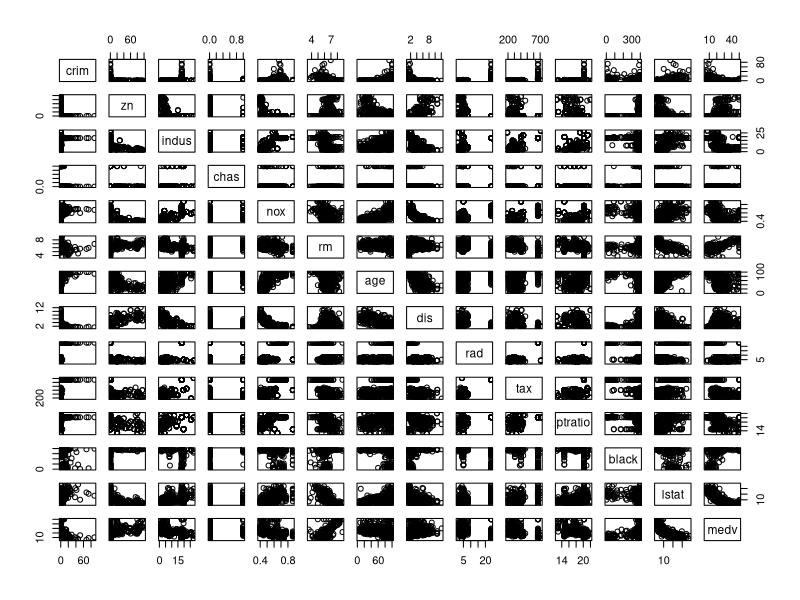
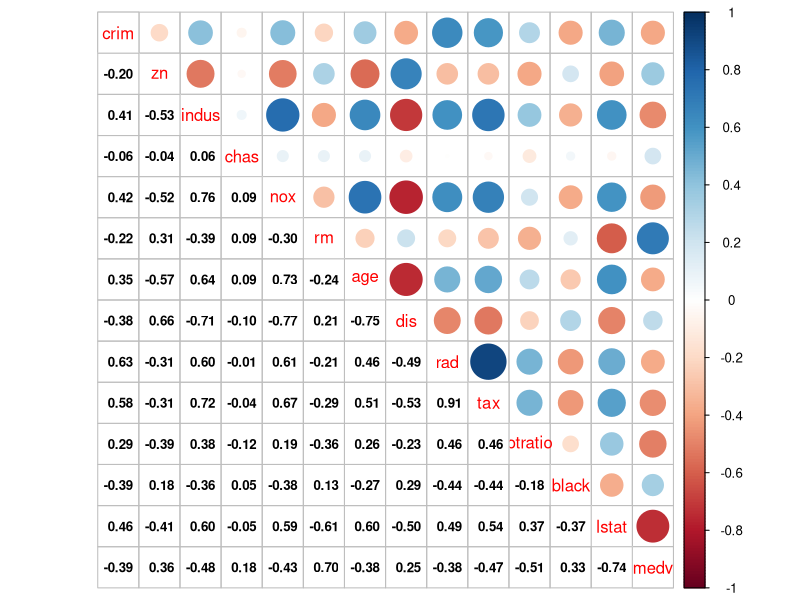

These figures' R source, in order:
## ---- chunk 1
library(MASS)
data("Boston") #loading the data
str(Boston)
summary(Boston)
pairs(Boston)
## ---- chunk 2
library(tidyverse)
library(corrplot)
cor_matrix<-cor(Boston)%>% round(2)
cor_matrix
corrplot.mixed(cor_matrix, lower.col="black", number.cex = .8 )
